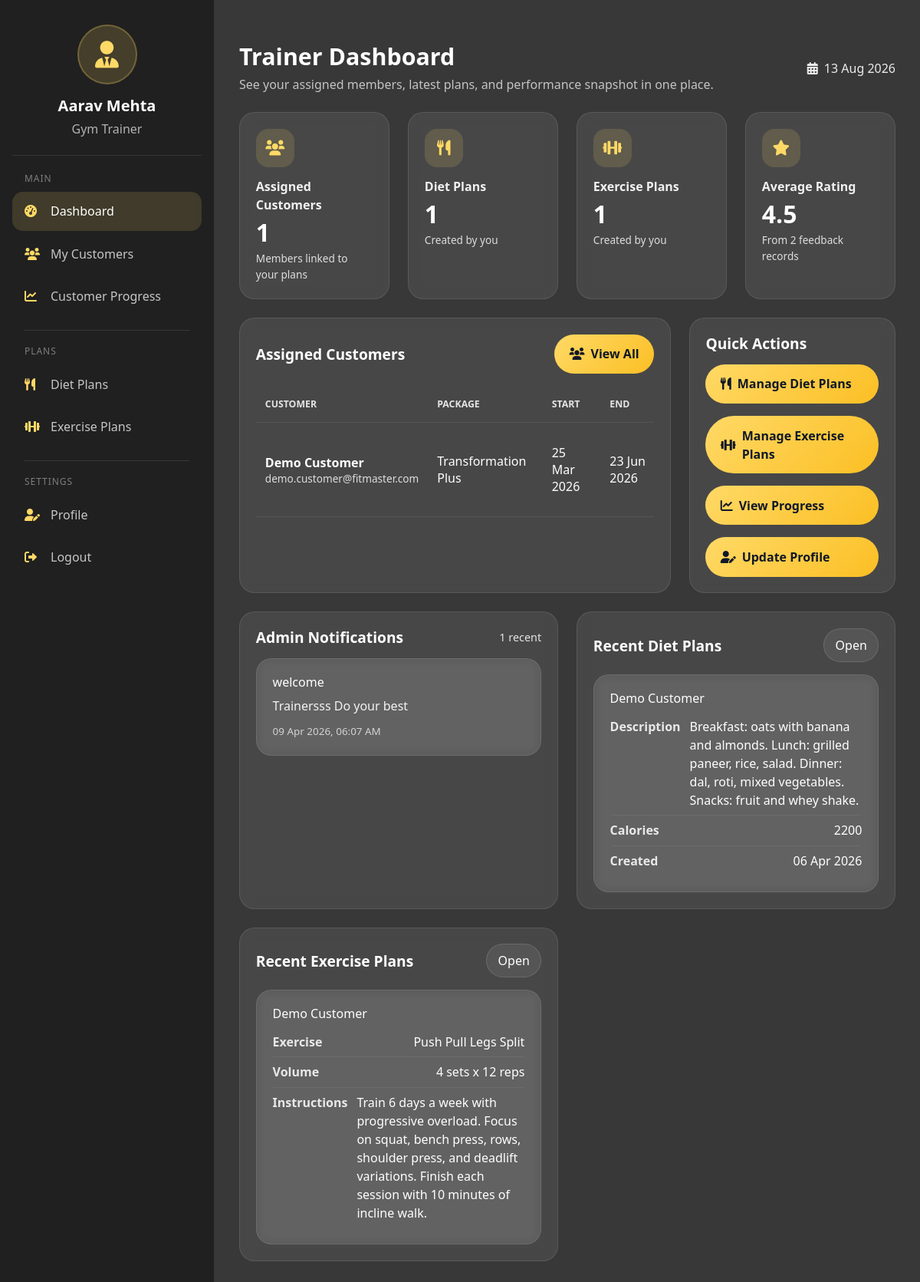
Page /trainerdash/ (signed in) on the committed database.
### Fit/models.py (models this page shows)
class Trainer(models.Model):
    CATEGORY_CHOICES = ( ('gym','Gym'), ('yoga','Yoga'), ('zumba','Zumba'))
    users=models.ForeignKey(User,on_delete=models.CASCADE)
    category=models.CharField(choices=CATEGORY_CHOICES)
    experience_year=models.IntegerField()
    specialization=models.CharField(max_length=200)
    qualification=models.CharField(max_length=100)

class User(models.Model):
    ROLE_CHOICES = ( ('admin','Admin'), ('customer','Customer'), ('trainer','Trainer'))
    role = models.CharField(max_length=20, choices=ROLE_CHOICES,null=True,blank=True)
    firstname=models.CharField(max_length=20,blank=True,null=True)
    lastname=models.CharField(max_length=20,blank=True,null=True)
    email=models.EmailField()
    password=models.CharField(max_length=8)
    mobile=models.CharField(max_length=10)
    address=models.CharField(max_length=100)
    state=models.CharField(max_length=20)
    city=models.CharField(max_length=20)
    pincode=models.IntegerField()
    gender=models.CharField(null=True,blank=True)
    profile_pic=models.ImageField(upload_to='customer_images',null=True,blank=True)

class Membership(models.Model):
    customer = models.ForeignKey(User, on_delete=models.CASCADE)
    package = models.ForeignKey(Package, on_delete=models.CASCADE,default=True)
    trainer = models.ForeignKey(Trainer, on_delete=models.SET_NULL, null=True)
    start_date = models.DateField()
    end_date = models.DateField()
    status = models.CharField(max_length=20)

class Package(models.Model):
    name = models.CharField(max_length=100)
    duration_months = models.IntegerField()
    price = models.DecimalField(max_digits=10, decimal_places=2)
    description = models.TextField()

class Notice(models.Model):
    AUDIENCE_CHOICES = (
        ('all', 'Everyone'),
        ('customers', 'All Customers'),
        ('trainers', 'All Trainers'),
        ('specific_customer', 'Specific Customer'),
        ('specific_trainer', 'Specific Trainer'),
    )
    title = models.CharField(max_length=200)
    message = models.TextField()
    audience = models.CharField(max_length=30, choices=AUDIENCE_CHOICES, default='all')
    recipient = models.ForeignKey(User, on_delete=models.SET_NULL, null=True, blank=True, related_name='received_notices')
    send_email = models.BooleanField(default=False)
    email_sent_at = models.DateTimeField(null=True, blank=True)
    created_by = models.ForeignKey(User, on_delete=models.SET_NULL, null=True)
    created_at = models.DateTimeField(auto_now_add=True)

class DietPlan(models.Model):
    trainer = models.ForeignKey(Trainer, on_delete=models.CASCADE)
    customer = models.ForeignKey(User, on_delete=models.CASCADE)
    diet_description = models.TextField()
    calories = models.IntegerField()
    created_at = models.DateTimeField(auto_now_add=True)

class ExercisePlan(models.Model):
    trainer = models.ForeignKey(Trainer, on_delete=models.CASCADE)
    customer = models.ForeignKey(User, on_delete=models.CASCADE)
    exercise_name = models.CharField(max_length=100)
    sets = models.IntegerField()
    reps = models.IntegerField()
    instructions = models.TextField()

### Fit/views.py (the view)
# urls.py: path('trainerdash/', trainerdash, name='trainerdash'),
@trainer_required
def trainerdash(request):
    trainer = _get_logged_trainer(request)
    memberships = _get_trainer_memberships(trainer)
    diet_count = DietPlan.objects.filter(trainer=trainer).count()
    exercise_count = ExercisePlan.objects.filter(trainer=trainer).count()
    feedbacks = Feedback.objects.filter(trainer=trainer)
    recent_diet_plans = DietPlan.objects.filter(trainer=trainer).select_related('customer').order_by('-created_at')[:4]
    recent_exercise_plans = ExercisePlan.objects.filter(trainer=trainer).select_related('customer').order_by('-id')[:4]
    notices = _get_visible_notices_for_user(trainer.users, role='trainer')[:5]
    rating_count = feedbacks.count()
    average_rating = 0
    if rating_count:
        average_rating = round(sum(i.rating for i in feedbacks) / rating_count, 1)
    return render(
        request,
        'trainerdash.html',
        {
            'trainer_data': trainer,
            'memberships': memberships,
            'customer_count': memberships.count(),
            'diet_count': diet_count,
            'exercise_count': exercise_count,
            'average_rating': average_rating,
            'rating_count': rating_count,
            'today': date.today(),
            'recent_diet_plans': recent_diet_plans,
            'recent_exercise_plans': recent_exercise_plans,
            'notices': notices,
        }
    )

### Fit/templates/trainerdash.html (shortened to what this page needs)
﻿{% extends "trainernav.html" %}
{% load static %}
{% block extra_css %}
<link rel="stylesheet" href="{% static 'css/templates/trainerdash.css' %}">
{% endblock %}
{% block trainer_content %}
<div class="page-head">
  <div>
    <h1>Trainer Dashboard</h1>
    <p>See your assigned members, latest plans, and performance snapshot in one place.</p>
  </div>
  <div style="color: rgba(255,255,255,.9);"><i class="fas fa-calendar-alt me-2"></i>{{ today|date:"d M Y" }}</div>
</div>
<div class="row g-4 mb-4">
  <div class="col-sm-6 col-xl-3">
    <div class="metric-card">
      <div class="metric-icon"><i class="fas fa-users"></i></div>
      <div class="metric-label">Assigned Customers</div>
      <div class="metric-value">{{ customer_count }}</div>
      <div class="metric-note">Members linked to your plans</div>
    </div>
  </div>
  <div class="col-sm-6 col-xl-3">
    <div class="metric-card">
      <div class="metric-icon"><i class="fas fa-utensils"></i></div>
      <div class="metric-label">Diet Plans</div>
      <div class="metric-value">{{ diet_count }}</div>
      <div class="metric-note">Created by you</div>
    </div>
  </div>
  <div class="col-sm-6 col-xl-3">
    <div class="metric-card">
      <div class="metric-icon"><i class="fas fa-dumbbell"></i></div>
      <div class="metric-label">Exercise Plans</div>
      <div class="metric-value">{{ exercise_count }}</div>
      <div class="metric-note">Created by you</div>
    </div>
  </div>
  <div class="col-sm-6 col-xl-3">
    <div class="metric-card">
      <div class="metric-icon"><i class="fas fa-star"></i></div>
      <div class="metric-label">Average Rating</div>
      <div class="metric-value">{{ average_rating }}</div>
      <div class="metric-note">From {{ rating_count }} feedback record{{ rating_count|pluralize }}</div>
    </div>
  </div>
</div>
<div class="row g-4 mb-4">
  <div class="col-lg-8">
    <div class="list-card">
      <div class="d-flex justify-content-between align-items-center gap-2 flex-wrap mb-3">
        <h3 style="margin:0;font-size:1.2rem;font-weight:700;">Assigned Customers</h3>
        <a href="{% url 'trainer_customers' %}" class="btn-gold"><i class="fas fa-users"></i>View All</a>
      </div>
      <div class="table-responsive">
        <table class="table-lite">
          <thead>
            <tr>
              <th>Customer</th>
              <th>Package</th>
              <th>Start</th>
              <th>End</th>
            </tr>
          </thead>
          <tbody>
            {% for membership in memberships %}
            <tr>
              <td><strong>{{ membership.customer.firstname }} {{ membership.customer.lastname }}</strong><br><span style="color:rgba(255,255,255,.82);font-size:.85rem;">{{ membership.customer.email }}</span></td>
              <td>{{ membership.package.name }}</td>
              <td>{{ membership.start_date|date:"d M Y" }}</td>
              <td>{{ membership.end_date|date:"d M Y" }}</td>
            </tr>
            {% empty %}
            <tr><td colspan="6">No customers are assigned to you yet.</td></tr>
            {% endfor %}
          </tbody>
        </table>
      </div>
    </div>
  </div>
  <div class="col-lg-4">
    <div class="list-card h-100">
      <h3 style="margin:0 0 1rem;font-size:1.2rem;font-weight:700;">Quick Actions</h3>
      <div class="d-grid gap-3">
        <a href="{% url 'trainer_assign_diet' %}" class="btn-gold"><i class="fas fa-utensils"></i>Manage Diet Plans</a>
        <a href="{% url 'trainer_assign_exercise' %}" class="btn-gold"><i class="fas fa-dumbbell"></i>Manage Exercise Plans</a>
        <a href="{% url 'trainer_progress' %}" class="btn-gold"><i class="fas fa-chart-line"></i>View Progress</a>
        <a href="{% url 'trainer_profile' %}" class="btn-gold"><i class="fas fa-user-pen"></i>Update Profile</a>
      </div>
    </div>
  </div>
</div>
<div class="row g-4">
  <div class="col-lg-6">
    <div class="list-card mb-4">
      <div class="d-flex justify-content-between align-items-center gap-2 flex-wrap mb-3">
        <h3 style="margin:0;font-size:1.2rem;font-weight:700;">Admin Notifications</h3>
        <span style="color: rgba(255,255,255,.86); font-size:.9rem;">{{ notices|length }} recent</span>
      </div>
      <div class="d-grid gap-3">
        {% for notice in notices %}
        <div class="plan-card">
          <h4>{{ notice.title }}</h4>
          <div style="color:rgba(255,255,255,.92); line-height:1.7;">{{ notice.message }}</div>
          <div style="color:rgba(255,255,255,.72); font-size:.84rem; margin-top:.55rem;">{{ notice.created_at|date:"d M Y, h:i A" }}</div>
        </div>
        {% empty %}
        <div class="plan-card"><h4>No notifications yet</h4><div style="color:rgba(255,255,255,.86);">Admin notifications for trainers will appear here.</div></div>
        {% endfor %}
      </div>
    </div>
  </div>
  <div class="col-lg-6">
    <div class="list-card">
      <div class="d-flex justify-content-between align-items-center gap-2 flex-wrap mb-3">
        <h3 style="margin:0;font-size:1.2rem;font-weight:700;">Recent Diet Plans</h3>
        <a href="{% url 'trainer_assign_diet' %}" class="action-link">Open</a>
      </div>
      <div class="d-grid gap-3">
        {% for plan in recent_diet_plans %}
        <div class="plan-card">
          <h4>{{ plan.customer.firstname }} {{ plan.customer.lastname }}</h4>
          <div class="plan-line"><span>Description</span><span>{{ plan.diet_description }}</span></div>
          <div class="plan-line"><span>Calories</span><span>{{ plan.calories }}</span></div>
          <div class="plan-line"><span>Created</span><span>{{ plan.created_at|date:"d M Y" }}</span></div>
        </div>
        {% empty %}
        <div class="plan-card"><h4>No diet plans yet</h4><div style="color:rgba(255,255,255,.86);">Create diet plans for your assigned members.</div></div>
        {% endfor %}
      </div>
    </div>
  </div>
  <div class="col-lg-6">
    <div class="list-card">
      <div class="d-flex justify-content-between align-items-center gap-2 flex-wrap mb-3">
        <h3 style="margin:0;font-size:1.2rem;font-weight:700;">Recent Exercise Plans</h3>
        <a href="{% url 'trainer_assign_exercise' %}" class="action-link">Open</a>
      </div>
      <div class="d-grid gap-3">
        {% for plan in recent_exercise_plans %}
        <div class="plan-card">
          <h4>{{ plan.customer.firstname }} {{ plan.customer.lastname }}</h4>
          <div class="plan-line"><span>Exercise</span><span>{{ plan.exercise_name }}</span></div>
          <div class="plan-line"><span>Volume</span><span>{{ plan.sets }} sets x {{ plan.reps }} reps</span></div>
          <div class="plan-line"><span>Instructions</span><span>{{ plan.instructions }}</span></div>
        </div>
        {% empty %}
        <div class="plan-card"><h4>No exercise plans yet</h4><div style="color:rgba(255,255,255,.86);">Create exercise plans for your assigned members.</div></div>
        {% endfor %}
      </div>
    </div>
  </div>
</div>
{% endblock %}

### Fit/templates/trainernav.html (shortened to what this page needs)
﻿<!DOCTYPE html>
<html lang="en">
<head>
    {% load static %}
  <link href="https://cdn.jsdelivr.net/npm/bootstrap@5.3.2/dist/css/bootstrap.min.css" rel="stylesheet">
  <link rel="stylesheet" href="https://cdnjs.cloudflare.com/ajax/libs/font-awesome/6.0.0/css/all.min.css">
  <link rel="stylesheet" href="{% static 'css/templates/trainernav.css' %}">
  {% block extra_css %}{% endblock %}
</head>
<body>
  <div class="trainer-layout">
    <aside class="trainer-sidebar" id="trainerSidebar">
      <div class="trainer-sidebar-header">
        <div class="trainer-avatar"><i class="fas fa-user-tie"></i></div>
        <h3>{{ trainer_data.users.firstname }} {{ trainer_data.users.lastname }}</h3>
        <p>{{ trainer_data.get_category_display }} Trainer</p>
      </div>
      <div class="trainer-nav-label">Main</div>
      <a href="{% url 'trainerdash' %}" class="trainer-nav-item {% if request.path == '/trainerdash/' %}active{% endif %}">
        <i class="fas fa-gauge-high"></i><span>Dashboard</span>
      </a>
      <a href="{% url 'trainer_customers' %}" class="trainer-nav-item {% if request.path == '/trainer/customers/' %}active{% endif %}">
        <i class="fas fa-users"></i><span>My Customers</span>
      </a>
      <a href="{% url 'trainer_progress' %}" class="trainer-nav-item {% if request.path == '/trainer/progress/' %}active{% endif %}">
        <i class="fas fa-chart-line"></i><span>Customer Progress</span>
      </a>
      <div class="trainer-divider"></div>
      <div class="trainer-nav-label">Plans</div>
      <a href="{% url 'trainer_assign_diet' %}" class="trainer-nav-item {% if '/trainer/assign-diet/' in request.path %}active{% endif %}">
        <i class="fas fa-utensils"></i><span>Diet Plans</span>
      </a>
      <a href="{% url 'trainer_assign_exercise' %}" class="trainer-nav-item {% if '/trainer/assign-exercise/' in request.path %}active{% endif %}">
        <i class="fas fa-dumbbell"></i><span>Exercise Plans</span>
      </a>
      <div class="trainer-divider"></div>
      <div class="trainer-nav-label">Settings</div>
      <a href="{% url 'trainer_profile' %}" class="trainer-nav-item {% if request.path == '/trainer/profile/' %}active{% endif %}">
        <i class="fas fa-user-pen"></i><span>Profile</span>
      </a>
      <a href="{% url 'logout' %}" class="trainer-nav-item">
        <i class="fas fa-right-from-bracket"></i><span>Logout</span>
      </a>
    </aside>
    <main class="trainer-main">
      {% block trainer_content %}{% endblock %}
    </main>
  </div>
</body>
</html>

### rows in the picture
Trainer: users.firstname "Aarav", users.lastname "Mehta", category "Gym"
Membership: customer.firstname "Demo", customer.lastname "Customer", customer.email "demo.customer@fitmaster.com", package.name "Transformation Plus", start_date "25 Mar 2026", end_date "23 Jun 2026"
Notice: title "welcome", message "Trainersss Do your best", created_at "09 Apr 2026, 06:07 AM"
DietPlan: customer.firstname "Demo", customer.lastname "Customer", diet_description "Breakfast: oats with banana and almonds. Lunch: grilled paneer, rice, salad. Dinner: dal, roti, mixed vegetables. Snacks: fruit and whey shake.", calories "2200", created_at "06 Apr 2026"
ExercisePlan: customer.firstname "Demo", customer.lastname "Customer", exercise_name "Push Pull Legs Split", sets "4", reps "12", instructions "Train 6 days a week with progressive overload. Focus on squat, bench press, rows, shoulder press, and deadlift variations. Finish each session with 10 minutes of incline walk."

### other values in the picture
{{ customer_count }} "1"
{{ diet_count }} "1"
{{ exercise_count }} "1"
{{ average_rating }} "4.5"
{{ rating_count }} "2"
{{ notices|length }} "1"
